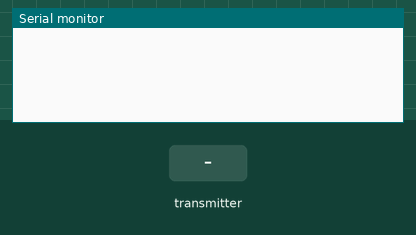
This sketch was run on a simulated Arduino Uno, built with avr-gcc and run on an emulated ATmega328P. On the bench: the last lines printed to the serial monitor. The test bench sets the inputs (shaded band). No radio packets arrive unless stated.

Above: at 1.2 s.
1.3 s: the transmitter starts sending receivedData = 0
At 1.42 s:
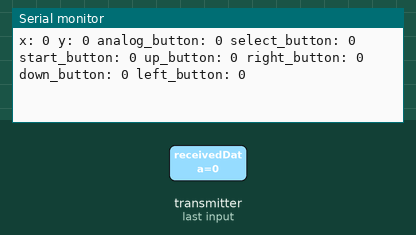
3.2 s: the transmitter starts sending receivedData = 256
At 3.41 s:
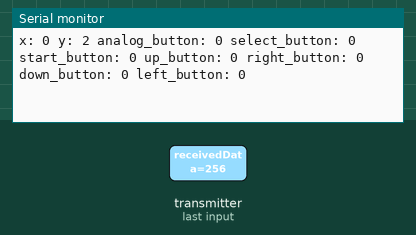

Measured:
- after the input at 1.3 s, the serial monitor: prints a new line at once (image 1)
- after the input at 3.2 s, the serial monitor: prints a new line after 0.10 s (image 2)

The sketch:

joystick_receiver_16_bit.ino
```cpp
#include <SPI.h>
#include <nRF24L01.h>
#include <RF24.h>

// Configurare pinii pentru CE și CSN
#define CE_PIN 9
#define CSN_PIN 10

// Creează un obiect RF24
RF24 radio(CE_PIN, CSN_PIN);

// Adresele de comunicare
const byte address[6] = "00001";

bool debug = true;
bool up_button_state = 0;
bool down_button_state = 0;
bool left_button_state = 0;
bool right_button_state = 0;
bool start_button_state = 0;
bool select_button_state = 0;
bool analog_button_state = 0;

void setup() {
  Serial.begin(9600);
  radio.begin();
  radio.openReadingPipe(0, address);
  radio.setPALevel(RF24_PA_MAX);    // Setează puterea de transmisie la maxim
  radio.setDataRate(RF24_250KBPS);  // Setează viteza de transmisie la minim (250 kbps)
  radio.startListening();
}

void loop() {
  if (radio.available()) {
    uint16_t receivedData;
    radio.read(&receivedData, sizeof(receivedData));

    // Extract the first 2 bits (2345)
    uint8_t x = (receivedData >> 11) & 0x0F;
    // // Extract the next 4 bits (6789)
    uint8_t y = (receivedData >> 7) & 0x0F;

    up_button_state = (receivedData >> 3) & 0x01;
    down_button_state = (receivedData >> 1) & 0x01;
    left_button_state = (receivedData >> 0) & 0x01;
    right_button_state = (receivedData >> 2) & 0x01;
    start_button_state = (receivedData >> 4) & 0x01;
    select_button_state = (receivedData >> 5) & 0x01;
    analog_button_state = (receivedData >> 6) & 0x01;

    if (debug) {
      // Print the extracted values for debugging
      Serial.print("x: ");
      Serial.print(x);
      Serial.print(" y: ");
      Serial.print(y);

      Serial.print(" analog_button: ");
      Serial.print(analog_button_state);

      Serial.print(" select_button: ");
      Serial.print(select_button_state);

      Serial.print(" start_button: ");
      Serial.print(start_button_state);

      Serial.print(" up_button: ");
      Serial.print(up_button_state);

      Serial.print(" right_button: ");
      Serial.print(right_button_state);

      Serial.print(" down_button: ");
      Serial.print(down_button_state);

      Serial.print(" left_button: ");
      Serial.println(left_button_state);
    }
  }
}
```
